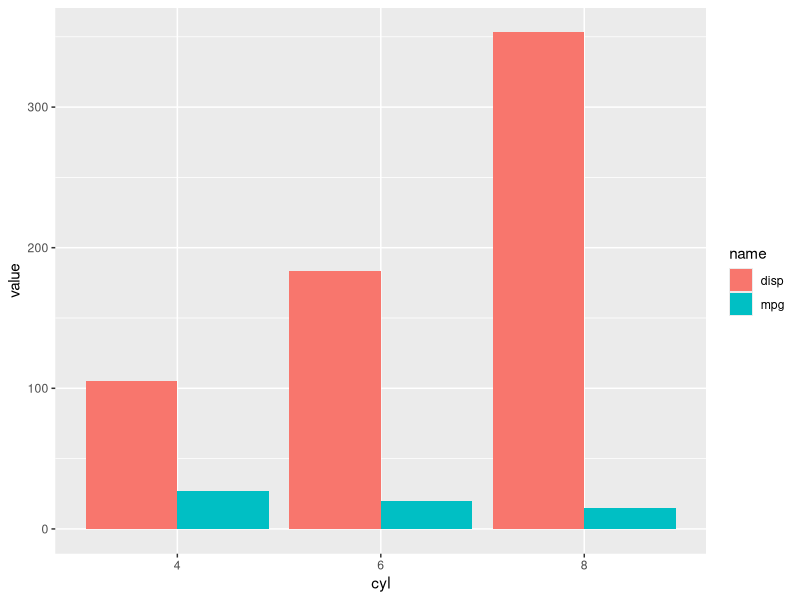
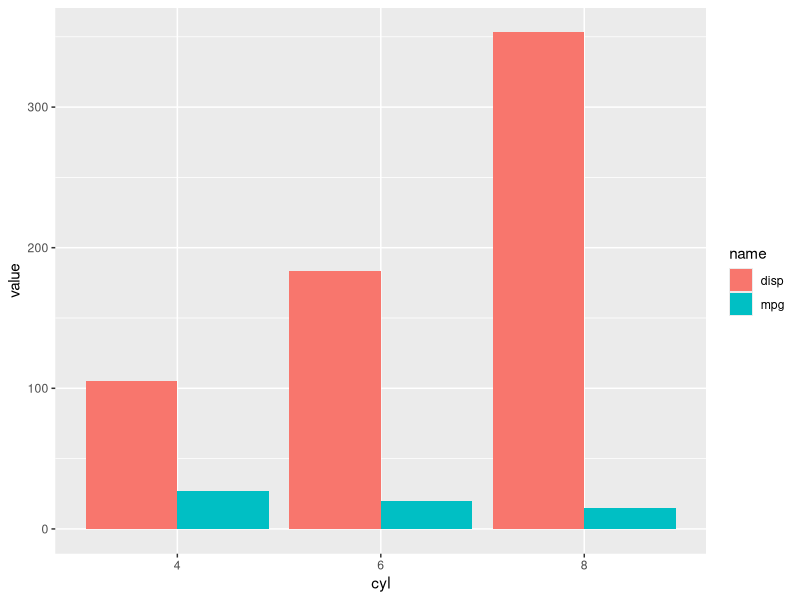
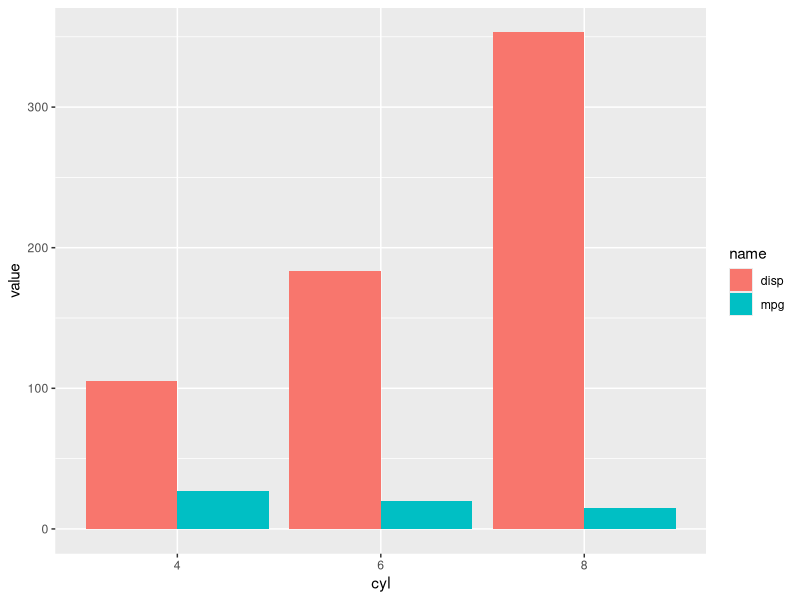

Generate these figures, in order, with R:
## ---- chunk 1
head(mtcars)
## ---- chunk 2
#| fig-width: 6
#| fig-height: 3
#| fig-align: center
library(tidyverse)
mtcars |>
  group_by(cyl) |>
    summarise(disp = mean(disp),
              mpg = mean(mpg)) |>
    ungroup() |>
  pivot_longer(cols = c(disp, mpg)) |>
  mutate(cyl = as.factor(cyl)) |>
  ggplot() +
    geom_bar(aes(x = cyl, y = value, fill = name), stat = "identity", position = "dodge")
## ---- chunk 3
#| echo: true
head(mtcars)
## ---- chunk 4
library(tidyverse)

mtcars |>
  group_by(cyl) |>
    summarise(disp = mean(disp),
              mpg = mean(mpg)) |>
    ungroup() |>
  pivot_longer(cols = c(disp, mpg),
               names_to = "name",
               values_to = "value") |>
  mutate(cyl = as.factor(cyl))
## ---- chunk 5
#| fig-width: 6
#| fig-height: 3
#| fig-align: center
library(tidyverse)
mtcars |>
  group_by(cyl) |>
    summarise(disp = mean(disp),
              mpg = mean(mpg)) |>
    ungroup() |>
  pivot_longer(cols = c(disp, mpg)) |>
  mutate(cyl = as.factor(cyl)) |>
  ggplot() +
    geom_bar(aes(x = cyl, y = value, fill = name), stat = "identity", position = "dodge")
## ---- chunk 6
#| echo: true
library(tidyverse)

mtcars |>
  group_by(cyl) |>
    summarise(disp = mean(disp),
              mpg = mean(mpg)) |>
    ungroup() |>
  pivot_longer(cols = c(disp, mpg),
               names_to = "name",
               values_to = "value") |>
  mutate(cyl = as.factor(cyl)) |>
  ggplot() +
    geom_bar(aes(x = cyl, y = value, fill = name), 
             stat = "identity", position = "dodge")
  
